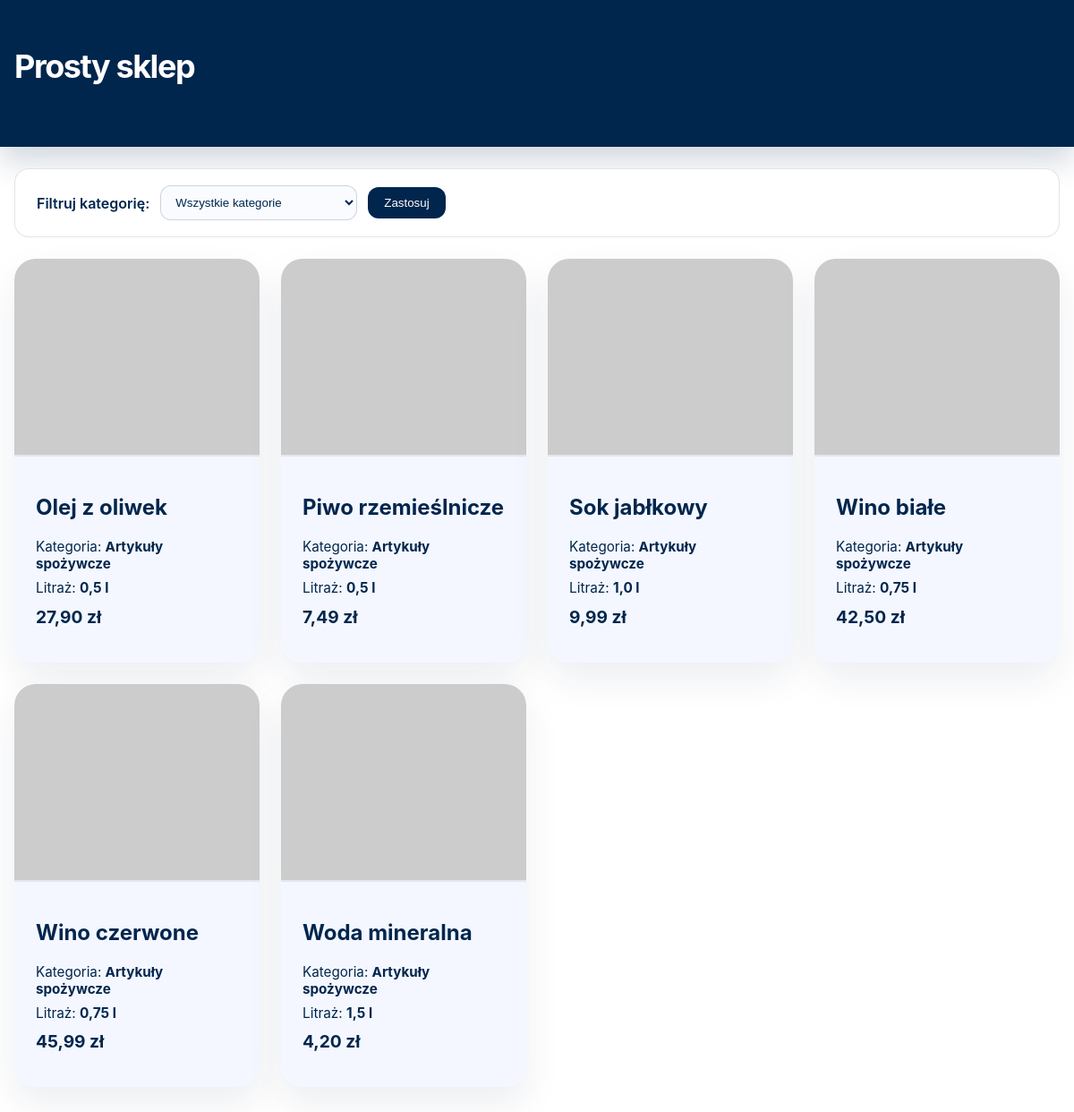
The page / on the database its author committed.
### tables this page shows
CREATE TABLE IF NOT EXISTS products (
    id INT AUTO_INCREMENT PRIMARY KEY,
    name VARCHAR(255) NOT NULL,
    liters VARCHAR(50) NOT NULL,
    price DECIMAL(10,2) NOT NULL,
    image VARCHAR(255) NOT NULL,
    category ENUM('Chemia do prania', 'Chemia do sprzątania', 'Artykuły spożywcze', 'inne') NOT NULL DEFAULT 'inne'
);

### index.php (the view, shortened to what this page needs)
<?php
require 'db.php';
$category = $_GET['category'] ?? '';
$allowedCategories = ['Chemia do prania', 'Chemia do sprzątania', 'Artykuły spożywcze', 'inne'];
$categoryColumnExists = false;
$columnCheck = $pdo->query("SHOW COLUMNS FROM products LIKE 'category'");
if ($columnCheck && $columnCheck->fetch()) {
    $categoryColumnExists = true;
} else {
    $pdo->exec("ALTER TABLE products ADD COLUMN category ENUM('Chemia do prania', 'Chemia do sprzątania', 'Artykuły spożywcze', 'inne') NOT NULL DEFAULT 'inne'");
    $categoryColumnExists = true;
}
if ($category !== '' && in_array($category, $allowedCategories, true)) {
    $stmt = $pdo->prepare('SELECT id, name, price, liters, image, category FROM products WHERE category = ? ORDER BY name');
    $stmt->execute([$category]);
} else {
    $stmt = $pdo->query('SELECT id, name, price, liters, image, category FROM products ORDER BY name');
}
$products = $stmt->fetchAll();
?>
<!DOCTYPE html>
<html lang="pl">
<head>
    <link rel="stylesheet" href="style.css">
</head>
<body>
    <header class="site-header">
        <div class="container">
            <h1>Prosty sklep</h1>
        </div>
    </header>
    <main class="container">
        <?php if ($categoryColumnExists): ?>
            <div class="filter-bar">
                <form method="get">
                    <label for="category">Filtruj kategorię:</label>
                    <select id="category" name="category">
                        <option value=""<?= $category === '' ? ' selected' : '' ?>>Wszystkie kategorie</option>
                    </select>
                    <button type="submit">Zastosuj</button>
                </form>
            </div>
        <?php endif; ?>
        <?php if (count($products) === 0): ?>
            <div class="empty-state">
                <h2>Brak produktów</h2>
            </div>
        <?php else: ?>
            <div class="product-grid">
                <?php foreach ($products as $product): ?>
                    <article class="product-card">
                        <div class="product-image">
                            <img src="<?= htmlspecialchars($product['image']) ?>" alt="<?= htmlspecialchars($product['name']) ?>">
                        </div>
                        <div class="product-info">
                            <h2><?= htmlspecialchars($product['name']) ?></h2>
                            <?php if ($categoryColumnExists): ?>
                                <p class="product-category">Kategoria: <strong><?= htmlspecialchars($product['category']) ?></strong></p>
                            <?php endif; ?>
                            <p class="product-meta">Litraż: <strong><?= htmlspecialchars($product['liters']) ?></strong></p>
                            <p class="product-price"><strong><?= number_format((float)$product['price'], 2, ',', ' ') ?> zł</strong></p>
                        </div>
                    </article>
                <?php endforeach; ?>
            </div>
        <?php endif; ?>
    </main>
</body>
</html>

### style.css (style rules this page uses)
* { box-sizing: border-box; }
:where(html, body) { margin: 0; min-height: 100%; }
body { font-family: Inter, Arial, sans-serif; background: #ffffff; color: #00264d; }
img { max-width: 100%; display: block; }
.container { width: min(1200px, calc(100% - 32px)); margin: 0 auto; padding: 24px 0 40px; }
.site-header { background: #00264d; color: #ffffff; padding: 28px 0; box-shadow: 0 16px 32px rgba(0, 38, 77, 0.18); }
.site-header .container { display: flex; flex-direction: column; gap: 14px; }
.site-header h1 { margin: 0; font-size: clamp(2rem, 3vw, 3rem); letter-spacing: -0.04em; }
.product-grid { display: grid; gap: 24px; grid-template-columns: repeat(auto-fit, minmax(260px, 1fr)); }
.product-card { border-radius: 24px; overflow: hidden; background: #ffffff; box-shadow: 0 18px 40px rgba(0, 38, 77, 0.08); display: flex; flex-direction: column; transition: transform 0.25s ease, box-shadow 0.25s ease; }
.product-image { min-height: 220px; background: #ffffff; border-bottom: 1px solid rgba(0, 38, 77, 0.1); display: flex; align-items: center; justify-content: center; }
.product-image img { width: 100%; height: 100%; object-fit: cover; }
.product-info { padding: 22px 24px 28px; background: #f4f7ff; border-top: 1px solid rgba(0, 38, 77, 0.08); }
.product-category { margin: 0 0 8px; color: #00264d; font-size: 0.95rem; }
.product-meta, .product-price { margin: 0 0 12px; font-size: 1.2rem; line-height: 1.3; }
.product-meta, .product-price { margin: 0 0 10px; }
.product-meta { color: #00264d; font-size: 0.96rem; }
.product-price { font-size: 1.2rem; color: #00264d; }
.product-price strong { color: #00264d; }
.product-meta strong { color: #00264d; }
.filter-bar { margin-bottom: 24px; padding: 18px 24px; border: 1px solid rgba(0, 38, 77, 0.12); border-radius: 16px; background: #ffffff; }
.filter-bar form { display: flex; flex-wrap: wrap; align-items: center; gap: 12px; }
.filter-bar label { font-weight: 600; color: #00264d; }
.filter-bar select { min-width: 220px; padding: 10px 12px; border: 1px solid rgba(0, 38, 77, 0.18); border-radius: 12px; background: #f9fbff; color: #00264d; }
.filter-bar button { padding: 10px 18px; border: none; border-radius: 12px; background: #00264d; color: #ffffff; cursor: pointer; }

### rows shown on the page
products: name "Olej z oliwek", category "Artykuły spożywcze", liters "0,5 l", price "27,90"
products: name "Piwo rzemieślnicze", category "Artykuły spożywcze", liters "0,5 l", price "7,49"
products: name "Sok jabłkowy", category "Artykuły spożywcze", liters "1,0 l", price "9,99"
products: name "Wino białe", category "Artykuły spożywcze", liters "0,75 l", price "42,50"
products: name "Wino czerwone", category "Artykuły spożywcze", liters "0,75 l", price "45,99"
products: name "Woda mineralna", category "Artykuły spożywcze", liters "1,5 l", price "4,20"
